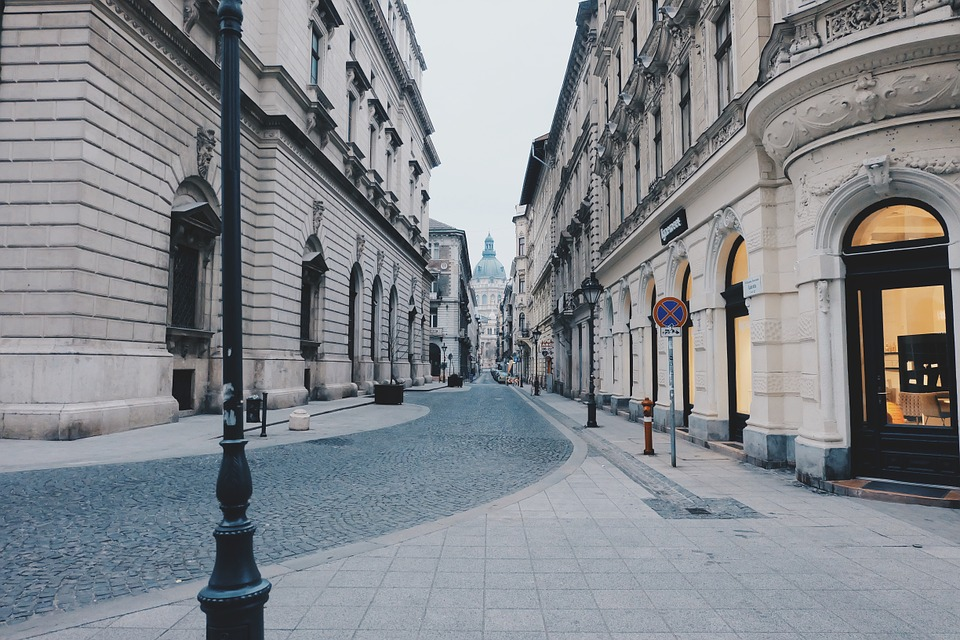
#> input picture image-processing/images/prueba.jpg, 960 x 640 px
$ python process-images.py
#> lines starting #> are read from the running program, lines starting #| are printed output that depends on the picture
# -*- coding: utf-8 -*-
"""
Created on Wed Feb  1 19:56:30 2017

@author: JM
"""
import cv2
import numpy as np
from matplotlib import pyplot as plt

def meanSquareError(imagenOriginal,imagenRestaurada):
    M, N = imagenOriginal.shape[:2]
    error = np.float32(0.0)
    for x  in range(M):
        for y in range(N):
            error += ((imagenRestaurada[x][y]-imagenOriginal[x][y])**2)
    error = np.sqrt((1/(M*N))*error)
    return error

def noisy(image):
      #gaussian
      aux = image.copy()
      aux = cv2.randn(aux,aux.mean(),aux.std())
      gaussian = cv2.add(image, aux)
      #salt and pepper
      s_vs_p = 0.5
      amount = 0.004
      out = np.copy(image)
      # Salt mode
      num_salt = np.ceil(amount * image.size * s_vs_p)
      coords = [np.random.randint(0, i - 1, int(num_salt))
              for i in image.shape]
      out[coords] = 1

      # Pepper mode
      num_pepper = np.ceil(amount* image.size * (1. - s_vs_p))
      coords = [np.random.randint(0, i - 1, int(num_pepper))
              for i in image.shape]
      out[coords] = 0
      return gaussian,out

def histogramError(image,histogram,histogramEqualized):
    M, N = image.shape[:2]
    for x in range(256):
        error = np.abs(histogram[x] - histogramEqualized[x])
    return error/((M*N)*2)

img = cv2.imread('../images/prueba.jpg',0)
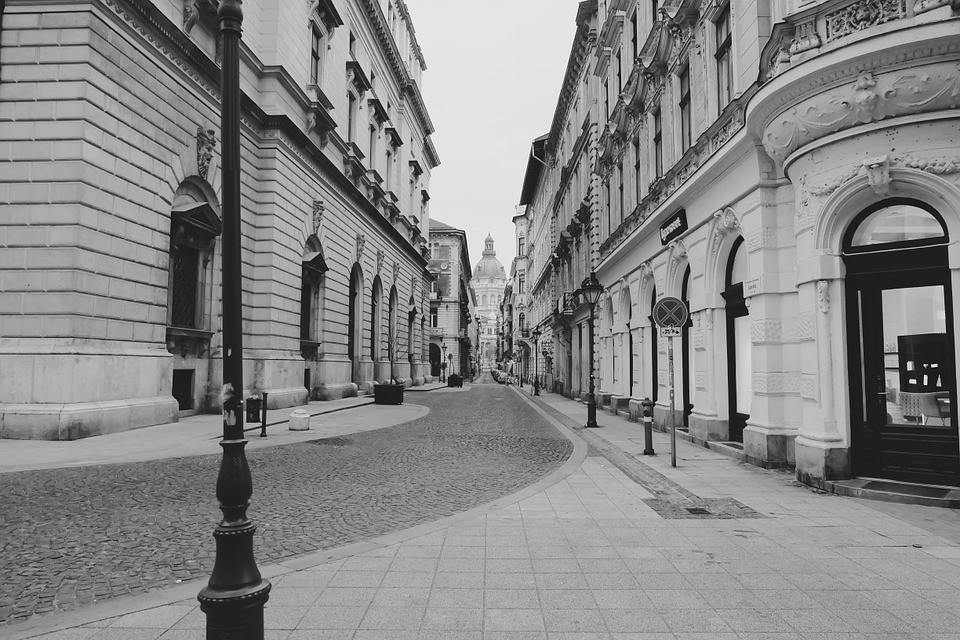
#> img: shape (640, 960); min 0, max 255, mean 135
img = cv2.resize(img,(600,500), interpolation = cv2.INTER_CUBIC)
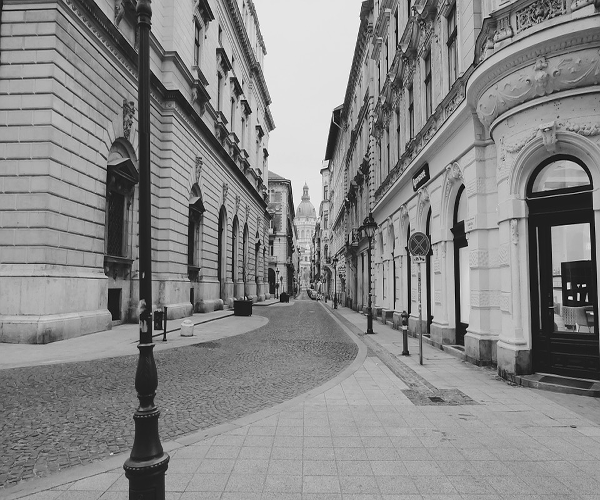
#> img: shape (500, 600); min 0, max 255, mean 135
gaussian,salt = noisy(img)
#> in noisy, `aux = cv2.randn(aux,aux.mean(),aux.std())`:
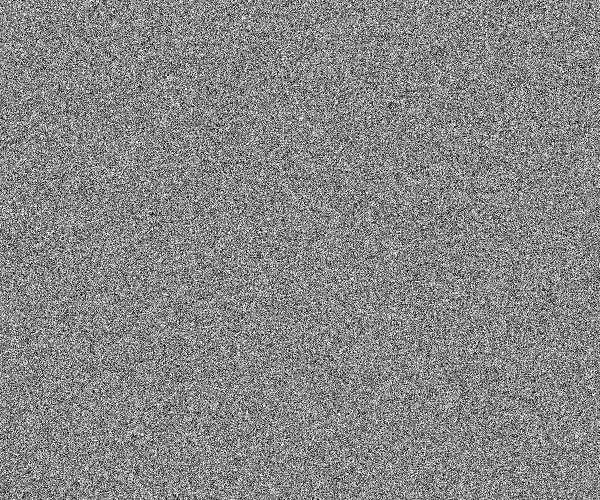
#> aux: shape (500, 600); min 0, max 255, mean 134.9
#> in noisy, `gaussian = cv2.add(image, aux)`:
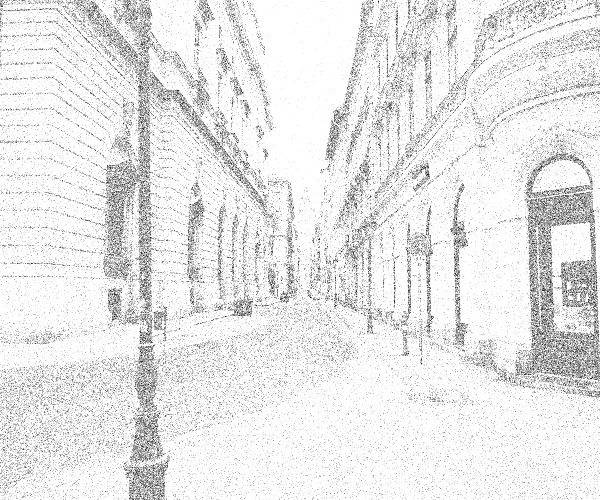
#> gaussian: shape (500, 600); min 4, max 255, mean 232.8
#> (the run stopped early here; a loop or call above may not have finished)
